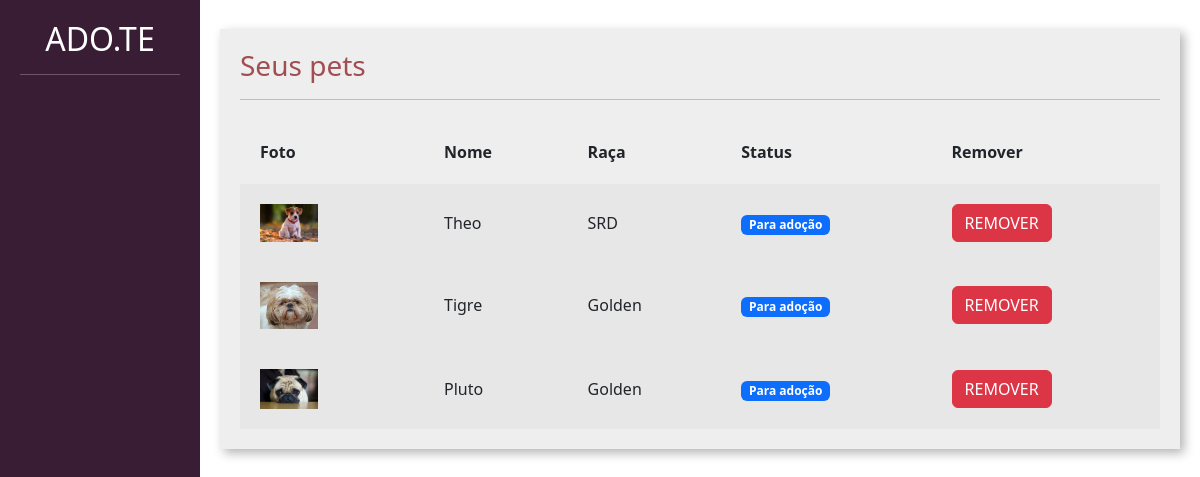
Page /divulgar/seus_pets/ (signed in) on the committed database.
### divulgar/models.py (models this page shows, shortened)
class Pet(models.Model):
    choices_status = (('P', 'Para adoção'),
                      ('A', 'Adotado'))
    usuario = models.ForeignKey(User, on_delete=models.DO_NOTHING)
    foto = models.ImageField(upload_to="fotos_pets")
    nome = models.CharField(max_length=100)
    descricao = models.TextField()
    estado = models.CharField(max_length=50)
    cidade = models.CharField(max_length=50)
    telefone = models.CharField(max_length=14)
    tags = models.ManyToManyField(Tag)
    raca = models.ForeignKey(Raca, on_delete=models.DO_NOTHING)
    status = models.CharField(max_length=1, choices=choices_status, default='P')

class Raca(models.Model):
    raca = models.CharField(max_length=50)
    def __str__(self):
        return self.raca

### divulgar/views.py (the view)
# urls.py: path('seus_pets/', views.seus_pets, name="seus_pets"),
@login_required
def seus_pets(request):
    if request.method == 'GET':
        pets = Pet.objects.filter(usuario = request.user)
        return render (request,'seus_pets.html', {'pets': pets})

### divulgar/templates/seus_pets.html (shortened to what this page needs)
{% load static %}
<!doctype html>
<html lang="pt-BR">
    <head>
    <link href="https://cdn.jsdelivr.net/npm/bootstrap@5.3.0-alpha1/dist/css/bootstrap.min.css" rel="stylesheet">
    <link href="{% static 'usuarios/css/cadastro.css' %}" rel="stylesheet">
    <link href="{% static 'divulgar/css/novo_pet.css' %}" rel="stylesheet">
    <link href="{% static 'divulgar/css/seus_pet.css' %}" rel="stylesheet">
    </head>
    <body>
        <div class="container-fluid">
            <div class="row">
                <div class="col-md-2 bg-side sidebar">
                    <h2>ADO.TE</h2>
                    <hr>
                </div>
                <div class="col-md">
                    <div class="wrapper">
                        <div class="box width80">
                            <h3 class="font-vinho">Seus pets</h3>
                            <hr>
                             <table class="tabela" cellpadding="20">
                                <tr>
                                    <th>Foto</th>
                                    <th>Nome</th>
                                    <th>Raça</th>
                                    <th>Status</th>
                                    <th>Remover</th>
                                </tr>
                                    {% for pet in pets %}
                                        <tr class="tabela-linha">
                                            <td width="20%">
                                                <img width="40%" src="{{pet.foto.url}}">
                                            </td>
                                            <td>
                                                {{pet.nome}}
                                            </td>
                                            <td>
                                                {{pet.raca}}
                                            </td>
                                            <td>
                                                {% if pet.status == "P" %}
                                                  <span class="badge text-bg-primary"> Para adoção </span>
                                                {% elif pet.status == "A" %}
                                                <span class="badge text-bg-success"> Adotado </span>
                                                {% endif %}
                                            </td>
                                            <td>
                                                <a href="{% url 'remover_pet' pet.id %}" class="btn btn-danger">REMOVER</a>
                                            </td>
                                        </tr>
                                    {% endfor %}
                            </table>
                        </div>
                    </div>
                </div>
            </div>
        </div>
    </body>
</html>

### templates/static/usuarios/css/cadastro.css (style rules this page uses)
.bg-side { background-color: #391D34; color: white; height: 100vh; }

### templates/static/divulgar/css/novo_pet.css (style rules this page uses)
.sidebar { text-align: center; padding: 20px; }
.wrapper { margin-top: 3%; display: flex; flex-direction: row; justify-content: center; align-items: center; }
.box { padding:20px; width: 50vw; background: rgb(238, 238, 238); box-shadow: 4px 4px 10px rgba(0,0,0,.3); }
.font-vinho { color: #A24D52; }

### templates/static/divulgar/css/seus_pet.css (style rules this page uses)
.width80 { width: 80vw; }
.tabela { width: 100%; margin-top: 20px; }
.tabela-linha { background-color: #e8e7e7; }

### rows in the picture
Pet: foto (picture), nome "Theo", raca "SRD", status "Para adoção"
Pet: foto (picture), nome "Tigre", raca "Golden", status "Para adoção"
Pet: foto (picture), nome "Pluto", raca "Golden", status "Para adoção"
